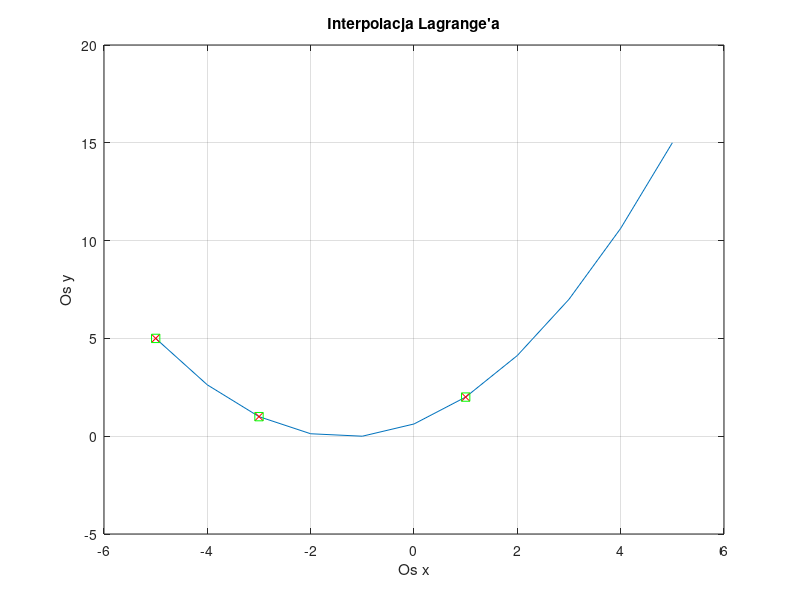

The MATLAB source for this figure:
w0 = [-5,5];
w1 = [-3,1];
w2 = [1,2];


w = [w0;w1;w2];
fi = zeros(1,3);
fi(1) = (w(1,1)-w(2,1))*(w(1,1)-w(3,1));
fi(2) = (w(2,1)-w(1,1))*(w(2,1)-w(3,1));
fi(3) = (w(3,1)-w(2,1))*(w(3,1)-w(1,1));

a = zeros(1,3);
for i = 1:3
  a(i) = w(i,2) / fi(i);
endfor
% Wyznaczenie ogolnego wzoru wielomianu
% a*(x-m)*(x-n) = ax^2 - a(m+n)x + amn
% wspolczynnik przy potedze 2 = a
% wspolczynnik przy potedze 1 = -a(m+n)
% wspolczynnik przy potedze 0 = amn
wsp = zeros(1,3);
wsp(1) = a(1)*w(2,1)*w(3,1)+a(2)*w(1,1)*w(3,1)+a(3)*w(1,1)*w(2,1);
wsp(2) = -a(1)*(w(2,1)+w(3,1))-a(2)*(w(1,1)+w(3,1))-a(3)*(w(1,1)+w(2,1));
wsp(3) = a(1)+a(2)+a(3);
disp("Wzor na wielomian interpolacyjny o punktach w0 = [-5,5], w1 = [-3,1], w2 = [1,2]:");
fprintf("W(x) = %f x^2 + %f x + %f\n", wsp(3),wsp(2),wsp(1));

x = [-5:1:5];
y = zeros(1,11);
for i=1:11
  fi(1) = (x(i)-w(2,1))*(x(i)-w(3,1));
  fi(2) = (x(i)-w(1,1))*(x(i)-w(3,1));
  fi(3) = (x(i)-w(2,1))*(x(i)-w(1,1));
  y(i) = a(1)*fi(1) + a(2)*fi(2) + a(3)*fi(3);
endfor
plot(x,y);
grid on;
hold on;

vector_x=[w(1,1),w(2,1),w(3,1)];
vector_y=[0,0,0];
for i=1:3
  for j=1:3
    vector_y(1,j) = vector_y(1,j)+wsp(i)*w(j,1)^(i-1);
  endfor
endfor
plot(vector_x,vector_y,'rx'); 

for i=1:3
  plot(w(i,1),w(i,2),'--gs');
endfor
title("Interpolacja Lagrange'a");
ylabel("Os y");
xlabel("Os x");